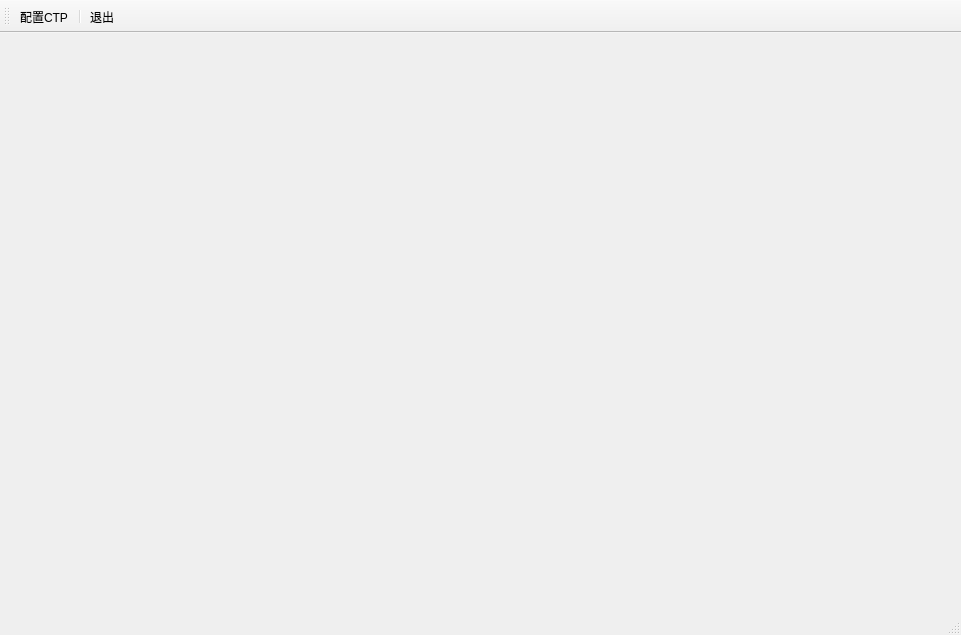
<?xml version="1.0" encoding="UTF-8"?>
<ui version="4.0">
 <class>MainWindow</class>
 <widget class="QMainWindow" name="MainWindow">
  <property name="geometry">
   <rect>
    <x>0</x>
    <y>0</y>
    <width>961</width>
    <height>635</height>
   </rect>
  </property>
  <property name="windowTitle">
   <string>MainWindow</string>
  </property>
  <widget class="QWidget" name="centralwidget"/>
  <widget class="QMenuBar" name="menubar">
   <property name="geometry">
    <rect>
     <x>0</x>
     <y>0</y>
     <width>961</width>
     <height>26</height>
    </rect>
   </property>
  </widget>
  <widget class="QStatusBar" name="statusbar"/>
  <widget class="QToolBar" name="toolBar">
   <property name="windowTitle">
    <string>toolBar</string>
   </property>
   <property name="toolButtonStyle">
    <enum>Qt::ToolButtonTextUnderIcon</enum>
   </property>
   <attribute name="toolBarArea">
    <enum>TopToolBarArea</enum>
   </attribute>
   <attribute name="toolBarBreak">
    <bool>false</bool>
   </attribute>
   <addaction name="actCtp"/>
   <addaction name="separator"/>
   <addaction name="actClose"/>
  </widget>
  <action name="actCtp">
   <property name="icon">
    <iconset resource="res.qrc">
     <normaloff>:/images/images/ctp.png</normaloff>:/images/images/ctp.png</iconset>
   </property>
   <property name="text">
    <string>配置CTP</string>
   </property>
   <property name="toolTip">
    <string>配置CTP账号</string>
   </property>
  </action>
  <action name="actClose">
   <property name="icon">
    <iconset resource="res.qrc">
     <normaloff>:/images/images/close.png</normaloff>:/images/images/close.png</iconset>
   </property>
   <property name="text">
    <string>退出</string>
   </property>
  </action>
 </widget>
 <resources>
  <include location="res.qrc"/>
 </resources>
 <connections/>
</ui>
